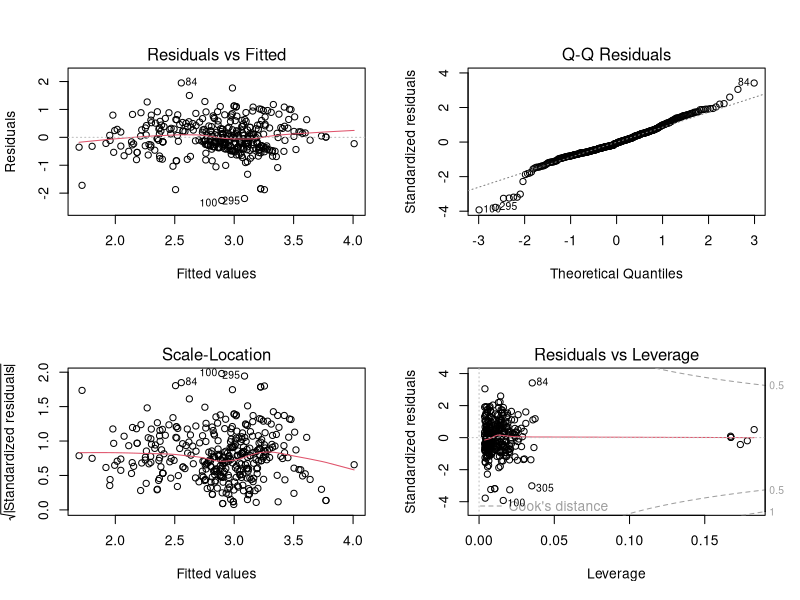
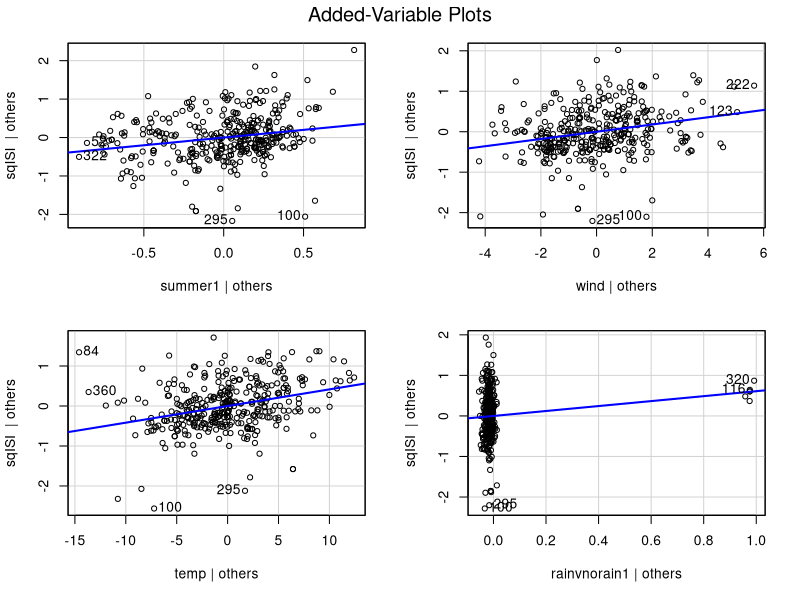
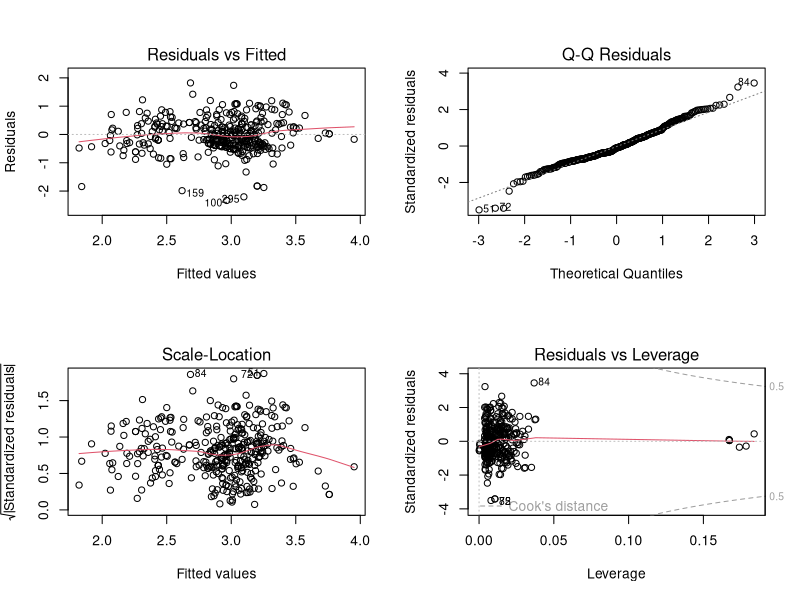
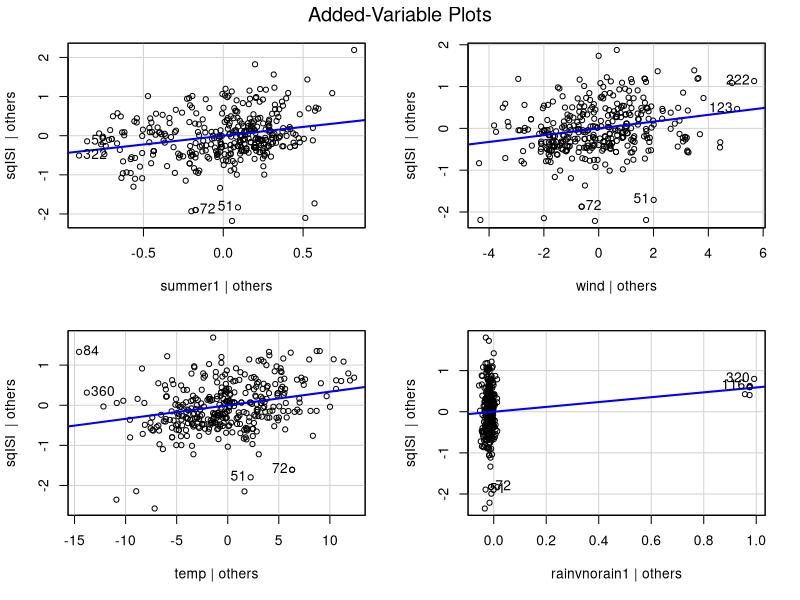
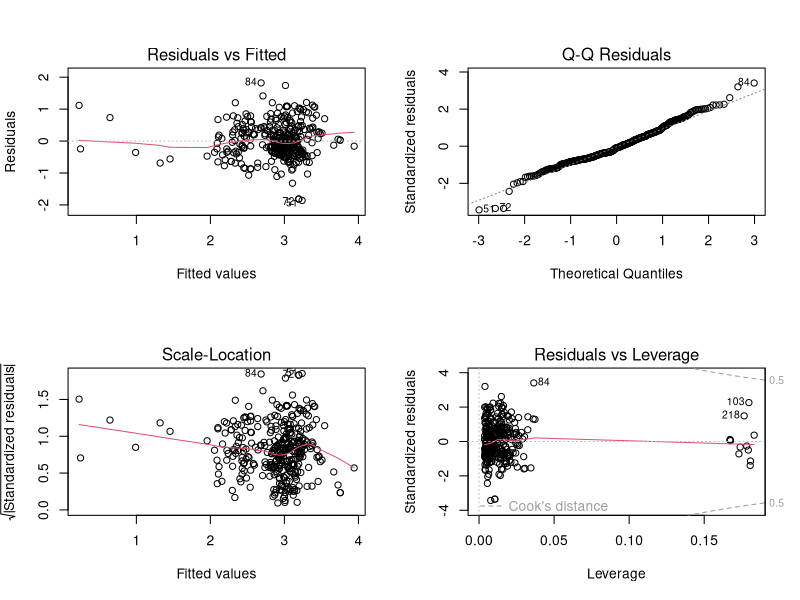
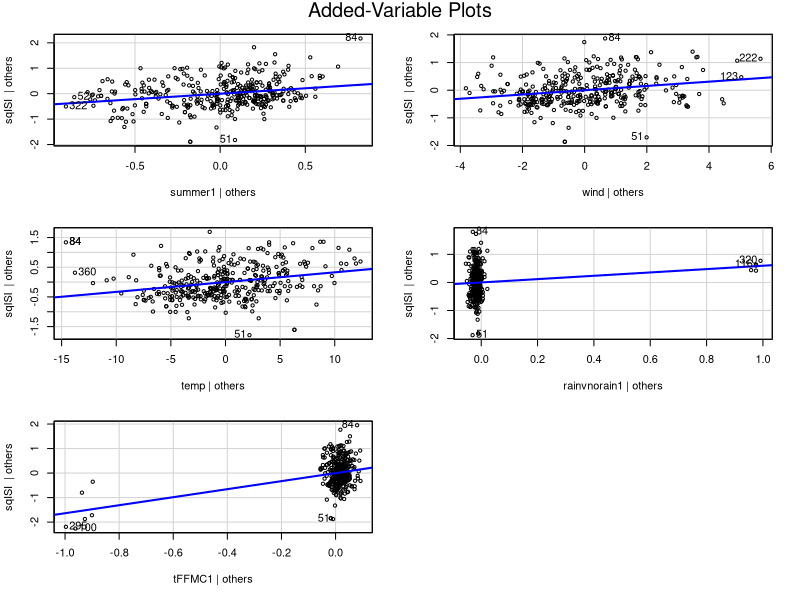

R code for these plots, in order: (Note: this script raises an error after producing the figures.)
#--------------------------------------------
#
#     Models we're considering 
#
#--------------------------------------------


#Read in data
setwd("~/Desktop/github/LM_Project/data")
train = data.frame(read.csv("data/train.csv"))

#transform ISI 
train$sqISI = sqrt(train$ISI)

#weights for FFMC 
train$tFFMC = ifelse(train$FFMC<80, 0, 1)

#cast as factors 
train$wkd = as.factor(train$wkd)
train$summer = as.factor(train$summer)
train$rainvnorain = as.factor(train$rainvnorain)
train$grid_group = as.factor(train$grid_group)
train$tFFMC = as.factor(train$tFFMC)


#No FFMC model
m1 = lm(sqISI ~ summer + wind + temp + rainvnorain 
        ,data = train[-89,])
       #,data = train)
par(mfrow = c(2,2));plot(m1)
car::avPlots(m1)
summary(m1)

#Weighted FFMC model
library(dplyr)
train2 = data.frame(train %>% group_by(tFFMC) %>% mutate(weight = n()))
m2 = lm(sqISI ~ summer + wind + temp + rainvnorain
        ,weights = weight
        ,data = train2[-89,])
          #,data = train)
par(mfrow = c(2,2));plot(m2)
car::avPlots(m2)
summary(m2)

#tFFMC as covariate model
m3 = lm(sqISI ~ summer + wind + temp + rainvnorain + tFFMC
        ,data = train[-89,])
        #,data = train)
par(mfrow = c(2,2));plot(m3)
car::avPlots(m3)
summary(m3)

#########
# Dear team,
# note error happens in lm whenever one of the factors is only 1 level
# i.e. all of the sampled values are in the summer, or all no_rain.
# As such, whenever this happens, we have to resample the bootstrap
# leading to a small bias.
# Note we have to reroll when all the sampled records have a factor with only 1 level
# -Aaron
#########

#--------------------------------------------
# Bootstrapping
# Citation https://www.statmethods.net/advstats/bootstrapping.html
# Citation Solution to Homework 7
#--------------------------------------------
library(boot)



residualStat <- function(formula, data, indices) { # private function for boot to get the residuals
  dfBoot <- data[indices,] 
  m <- lm(formula, data=dfBoot)
  return(summary(m)$residuals)
}
betaStat <- function(formula, data, indices) { # private function for boot to get the coefficients
  dfBoot <- data[indices,] # allows boot to select sample 
  fit <- lm(formula, data=dfBoot) # fit the model based on bootstrapped records
  return(coef(fit)) # get coeficients
}


# residual bootstraps
resultsM1 <- boot(data=train[-89,], statistic=residualStat, R=200, formula= sqISI ~ summer + wind + temp + rainvnorain)
plot(resultsM1)
resultsM2 <- boot(data=train2[-89,], statistic=residualStat, R=200, formula=sqISI ~ summer + wind + temp + rainvnorain)
plot(resultsM2)
resultsM3 <- boot(data=train[-89,], statistic=residualStat, R=200, formula=sqISI ~ summer + wind + temp + rainvnorain + tFFMC)
plot(resultsM3)

# Beta bootstraps
resultsM1B <- boot(data=train[-89,], statistic=betaStat, R=400, formula= sqISI ~ summer + wind + temp + rainvnorain)
plot(resultsM1B, index=1) # intercept 
plot(resultsM1B, index=2) # summer 
plot(resultsM1B, index=3) # wind 
plot(resultsM1B, index=4) # temp 
plot(resultsM1B, index=5) # rainvnorain 

resultsM2B <- boot(data=train2[-89,], statistic=betaStat, R=400, formula=sqISI ~ summer + wind + temp + rainvnorain)
plot(resultsM2B, index=1) # intercept 
plot(resultsM2B, index=2) # summer 
plot(resultsM2B, index=3) # wind 
plot(resultsM2B, index=4) # temp 
plot(resultsM2B, index=5) # rainvnorain


resultsM3B <- boot(data=train[-89,], statistic=betaStat, R=400, formula=sqISI ~ summer + wind + temp + rainvnorain + tFFMC)
plot(resultsM3B, index=1) # intercept 
plot(resultsM3B, index=2) # summer 
plot(resultsM3B, index=3) # wind 
plot(resultsM3B, index=4) # temp 
plot(resultsM3B, index=5) # rainvnorain
plot(resultsM3B, index=6) # tFFMC



B <- 1000
ResidualBootstrapM1 <-t( replicate(B, {
  yb <- fitted(m1) + resid(m1)[sample.int(nrow(train[-89,]), replace = TRUE)]
  boot <- model.matrix(m1)
  coef(lm(yb ~ boot - 1))
}))
#qqnorm(ResidualBootstrapM1[,1, drop=FALSE]) # intercept
qqnorm(ResidualBootstrapM1[,1, drop=FALSE]) # summer
qqnorm(ResidualBootstrapM1[,2, drop=FALSE]) # wind 
qqnorm(ResidualBootstrapM1[,3, drop=FALSE]) # temp
qqnorm(ResidualBootstrapM1[,4, drop=FALSE]) # rainvnorain

#look at beta distributions
par(mfrow=c(2,2))
hist(ResidualBootstrapM1[,1], xlab = "summer")
hist(ResidualBootstrapM1[,2], xlab ="wind")
hist(ResidualBootstrapM1[,3], xlab ="temp")
hist(ResidualBootstrapM1[,4], xlab ="rainvnorain")

#assuming normality of errors
confint(m1)
#empirical CI 
t(apply(ResidualBootstrapM1, 2, quantile, c(.025, .975)))


ResidualBootstrapM2 <-t( replicate(B, {
  yb <- fitted(m2) + resid(m2)[sample.int(nrow(train2[-89,]), replace = TRUE)]
  boot <- model.matrix(m2)
  coef(lm(yb ~ boot-1))
}))
#qqnorm(ResidualBootstrapM2[,1, drop=FALSE]) # intercept
qqnorm(ResidualBootstrapM2[,1, drop=FALSE]) # summer
qqnorm(ResidualBootstrapM2[,2, drop=FALSE]) # wind 
qqnorm(ResidualBootstrapM2[,3, drop=FALSE]) # temp
qqnorm(ResidualBootstrapM2[,4, drop=FALSE]) # rainvnorain

#look at beta distributions
par(mfrow=c(2,2))
hist(ResidualBootstrapM2[,1], xlab = "summer")
hist(ResidualBootstrapM2[,2], xlab ="wind")
hist(ResidualBootstrapM2[,3], xlab ="temp")
hist(ResidualBootstrapM2[,4], xlab ="rainvnorain")

#assuming normality of errors
confint(m2)
#empirical CI 
t(apply(ResidualBootstrapM2, 2, quantile, c(.025, .975)))

ResidualBootstrapM3 <-t( replicate(B, {
  yb <- fitted(m3) + resid(m3)[sample.int(nrow(train[-89,]), replace = TRUE)]
  boot <- model.matrix(m3)
  coef(lm(yb ~ boot - 1))
}))
#qqnorm(ResidualBootstrapM3[,1, drop=FALSE]) # intercept
qqnorm(ResidualBootstrapM3[,1, drop=FALSE]) # summer
qqnorm(ResidualBootstrapM3[,2, drop=FALSE]) # wind
qqnorm(ResidualBootstrapM3[,3, drop=FALSE]) # temp
qqnorm(ResidualBootstrapM3[,4, drop=FALSE]) # rainvnorrain
qqnorm(ResidualBootstrapM3[,5, drop=FALSE]) # tFFMC

#look at beta distributions
par(mfrow=c(3,2))
hist(ResidualBootstrapM2[,1], xlab = "summer")
hist(ResidualBootstrapM2[,2], xlab ="wind")
hist(ResidualBootstrapM2[,3], xlab ="temp")
hist(ResidualBootstrapM2[,4], xlab ="rainvnorain")
hist(ResidualBootstrapM2[,5], xlab ="tFFMC")

#assuming normality of errors
confint(m3)
#empirical CI 
t(apply(ResidualBootstrapM3, 2, quantile, c(.025, .975)))
